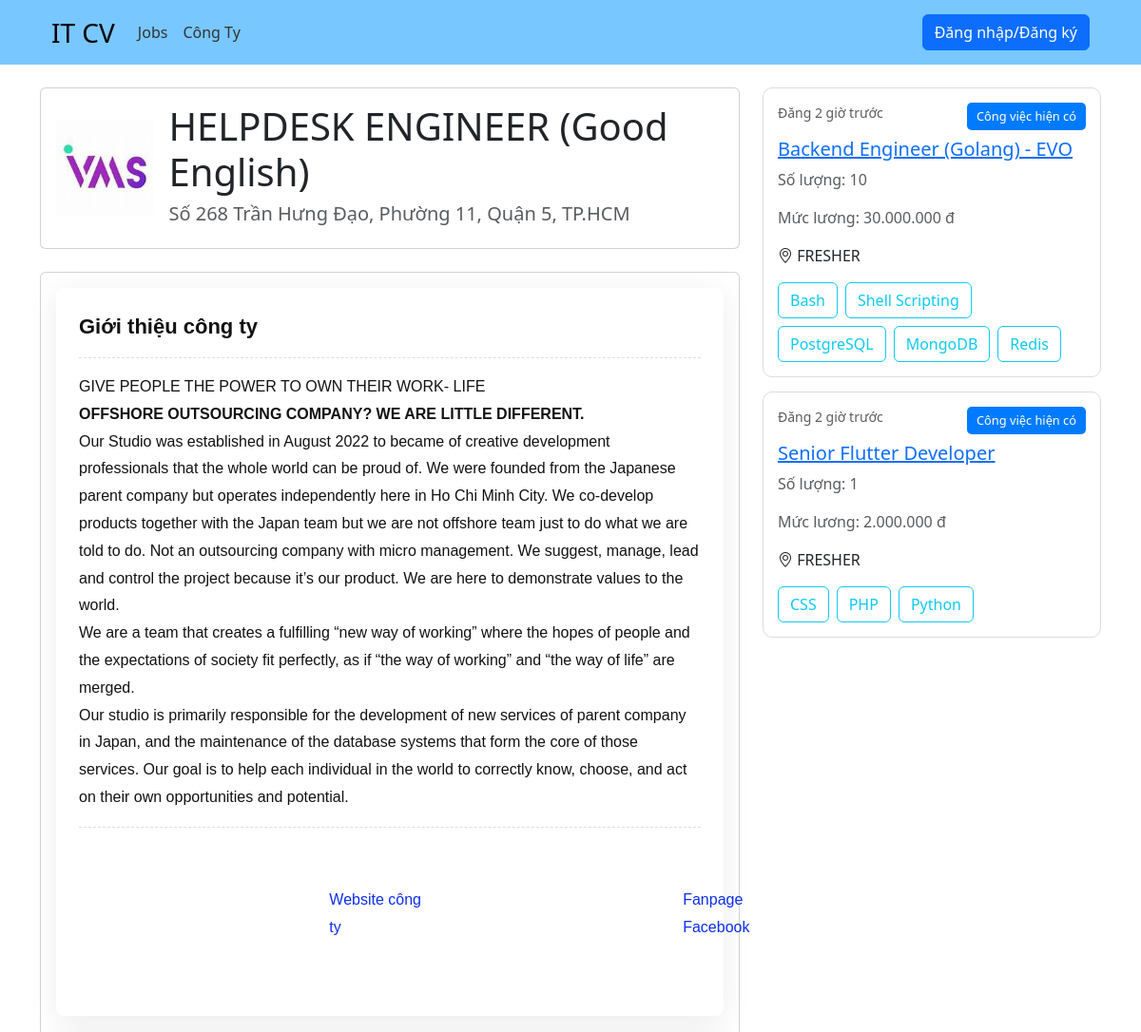
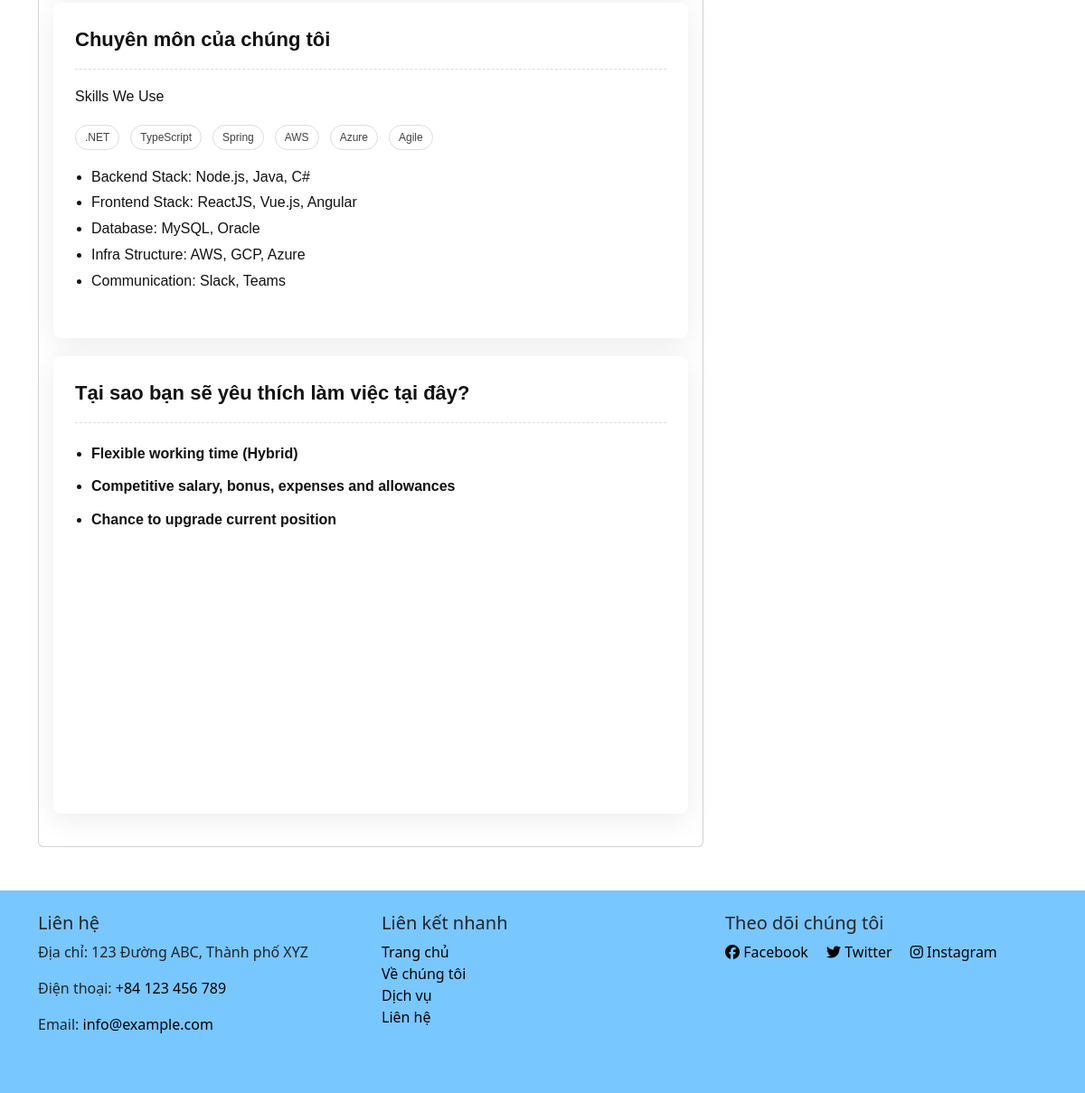
The page /company/37 on the database its author committed (2 pictures, top to bottom).
### tables this page shows
CREATE TABLE `companies` (
  `id` int NOT NULL AUTO_INCREMENT,
  `name` varchar(45) NOT NULL,
  `address` varchar(55) NOT NULL,
  `location` varchar(45) NOT NULL,
  `description` longtext NOT NULL,
  `deleted` tinyint DEFAULT '0',
  `createdAt` timestamp NULL DEFAULT CURRENT_TIMESTAMP,
  `updatedAt` timestamp NULL DEFAULT CURRENT_TIMESTAMP,
  `thumbnail` text,
  PRIMARY KEY (`id`)
);

CREATE TABLE `post_jobs` (
  `id` int NOT NULL AUTO_INCREMENT,
  `name` varchar(100) NOT NULL,
  `quantity` int NOT NULL,
  `salary` int NOT NULL,
  `level` enum('INTERN','FRESHER','JUNIOR','SENIOR') NOT NULL,
  `description` text NOT NULL,
  `startDate` datetime NOT NULL,
  `endDate` datetime NOT NULL,
  `isActive` tinyint DEFAULT '0',
  `deleted` tinyint DEFAULT '0',
  `createdAt` timestamp NULL DEFAULT CURRENT_TIMESTAMP,
  `updateAt` timestamp NULL DEFAULT CURRENT_TIMESTAMP,
  `company_id` int NOT NULL,
  `job_id` int NOT NULL,
  PRIMARY KEY (`id`),
  KEY `fk_jobs_companies_idx` (`company_id`),
  KEY `fk_post_job_jobs_idx` (`job_id`),
  CONSTRAINT `fk_jobs_companies` FOREIGN KEY (`company_id`) REFERENCES `companies` (`id`),
  CONSTRAINT `fk_post_job_jobs` FOREIGN KEY (`job_id`) REFERENCES `jobs` (`id`)
);

### App/controllers/client/CompanyController.php (called while the page is built, shortened)
<?php
class CompanyController
{
    private $company;
    public function __construct()
    {
        $this->company = new CompanyModel();
    }
    public function show($params)
    {
        $id = $params['id'] ?? '';
        $params = [
            'id' => $id,
        ];
        $company = $this->company->getCompanyById($params);
        $jobs = $this->company->getJobByCompany($params);
        loadView('client', 'companies/show', [
            'company' => $company,
            'jobs' => $jobs,
        ] );
    }
}

### public/index.php (called while the page is built, shortened)
<?php
    require "../helpers.php";
    $router = new Router();
    $uri = parse_url($_SERVER['REQUEST_URI'], PHP_URL_PATH);
    $router->route($uri);

### Framework/Auth.php (called while the page is built, shortened)
<?php
class Auth
{
    protected static $user = null;
    public static function check()
    {
        return self::$user !== null;
    }
}

### App/models/CompanyModel.php (called while the page is built, shortened)
<?php
    class CompanyModel {
        protected $db;
        public function __construct(){
            $config = require basePath('config/db.php');
            $this->db = new Database($config);
        }
        public function getCompanyById($params){
            $query = "SELECT * FROM companies WHERE id = :id";
            return $this->db->query($query, $params)->fetch();
        }
        public function getJobByCompany($params){
            $query = "SELECT j.*, GROUP_CONCAT(s.name SEPARATOR ', ') as skills_name  FROM companies c
                        JOIN post_jobs j on c.id = j.company_id
                        JOIN job_skills jk ON j.id = jk.job_id
                        JOIN skills s ON s.id = jk.skill_id
                        WHERE c.id = :id AND j.deleted = 0
                        group by j.id";
            return $this->db->query($query, $params)->fetchAll();
        }
    }

### Framework/Database.php (called while the page is built, shortened)
<?php
    class Database {
        public $conn;
        public function __construct($config){
            $dsn = "mysql:host={$config['host']};port={$config['port']};dbname={$config['dbname']}";
            $options =  [
                PDO::ATTR_ERRMODE            => PDO::ERRMODE_EXCEPTION,
                PDO::ATTR_DEFAULT_FETCH_MODE => PDO::FETCH_ASSOC,
            ];
            try {
                $this->conn = new PDO($dsn, $config['username'], $config['password'], $options);
            }
            catch (PDOException $e){
                throw new Exception("Database connection failed: {$e -> getMessage()}");
            }
        }
        public function query($query, $params = []){
            try {
                $sth = $this->conn->prepare($query);
                foreach($params as $param => $value){
                    $sth->bindValue(':'. $param, $value);
                }
                $sth->execute();
                return $sth;
            }
            catch (PDOException $e){
                throw new Exception("Database query failed: {$e -> getMessage()}");
            }
        }
    }

### App/views/client/pages/companies/show.view.php (the view)
<div class="container mt-4">
    <div class="row">
        <div class="col-md-8">
            <div class="card mb-4">
                <div class="card-body">
                    <div class="d-flex align-items-center gap-3">
                        <img src="/images/company/<?= $company['thumbnail'] ?>" style="width: 120px; aspect-ratio: 1; overflow: hidden; " alt="" class="img-fluid rounded-start object-fit-cover">
                        <div>
                            <h1 class="card-title"><?= $company['name'] ?></h1>
                            <h5 class="text-muted"><?= $company['address'] ?></h5>
                        </div>
                    </div>
                </div>
            </div>
            <div class="card">
                <div class="card-body">
                    <?= $company['description'] ?>
                </div>
            </div>
        </div>
        <div class="col-md-4">
            <div class="">
                <?php foreach($jobs as $row): ?>
                <div class="">
                    <div class="job-card">
                        <div class="d-flex justify-content-between">
                            <small class="text-muted">Đăng 2 giờ trước</small>
                            <span class="badge-new">Công việc hiện có</span>
                        </div>
                       <a href="/job/<?= $row['id'] ?>" class=""> <h5 class="mt-2"><?= $row['name'] ?></h5></a>
                        <p class="text-muted">Số lượng: <?= $row['quantity'] ?></p>
                        <p class="text-muted">Mức lương: <?= formatSalary($row['salary']) ?></p>
                        <p><i class="bi bi-geo-alt"></i> <?= $row['level'] ?></p>
                        <div class="job-tags d-flex flex-wrap gap-2">
                            <?php foreach($row['skills_name'] as $skill): ?>
                                <button type="button" style="cursor: default;" class="btn btn-outline-info"><?= $skill ?></button>
                            <?php endforeach; ?>
                        </div>
                    </div>
                </div>
                <?php endforeach;?>
            </div>
        </div>
    </div>
</div>

### Framework/Router.php (shortened to what this page needs)
<?php
class Router
{
    protected $routes = [];
    public function registerRoute($method, $uri, $action, $middleware = ['global'])
    {
        list($controller, $controllerMethod) = explode('@', $action);
        $this->routes[] = [
            'method' => $method,
            'uri' => $uri,
            'controller' => $controller,
            'controllerMethod' => $controllerMethod,
            'middleware' => $middleware,
        ];
    }
    public function route($uri)
    {
        $requestMethod = $_SERVER['REQUEST_METHOD'];
        foreach ($this->routes as $route) {
            $uriSegments = explode('/', trim($uri, '/'));
            $routeSegments = explode('/', trim($route['uri'], '/'));
            if ((count($uriSegments) === count($routeSegments)) && (strtoupper($route['method']) === $requestMethod)) {
                $params = [];
                $match = true;
                for ($i = 0; $i < count($uriSegments); $i++) {
                    if ($routeSegments[$i] !== $uriSegments[$i] && !preg_match('/\{(.+?)\}/', $routeSegments[$i])) {
                        $match = false;
                        break;
                    }
                    if (preg_match('/\{(.+?)\}/', $routeSegments[$i], $matches)) {
                        $params[$matches[1]] = $uriSegments[$i];
                    }
                }
                if ($match) {
                    $controllerMethod = $route['controllerMethod'];
                    $controllerInstance = new $controller();
                    $controllerInstance->$controllerMethod($params);
                    return;
                }
            }
        }
    }
}

### helpers.php (shortened to what this page needs)
<?php
function basePath($path = '')
{
    return __DIR__ . '/' . $path;
}
function loadView($folder, $name , $data = [])
{
    $viewPath =  basePath("App/views/{$folder}/default.view.php");
    if (file_exists($viewPath)) {
        require $viewPath;
    } else {
        echo "View not found: {$name}";
    }
}
function loadViewFolder($folder, $page, $data = [])
{
    $viewPath =  basePath("App/views/{$folder}/pages/{$page}.view.php");
    if (file_exists($viewPath)) {
        extract($data);
        require $viewPath;
    } else {
        echo "View not found: {$page}";
    }
}
function loadPartial($folder, $name, $data = [])
{
    $partialPath =  basePath("App/views/{$folder}/partials/{$name}.php");
    if (file_exists($partialPath)) {
        require $partialPath;
    } else {
        echo "Partial not found: {$name}";
    }
}
function formatSalary($salary)
{
    return number_format(floatval($salary), 0, ',', '.') . ' đ';
}

### App/views/client/default.view.php (shortened to what this page needs)
<!DOCTYPE html>
<html lang="en">
<head>
    <link rel="stylesheet" href="https://cdnjs.cloudflare.com/ajax/libs/font-awesome/6.7.2/css/all.min.css" />
    <link rel="stylesheet" href="https://cdn.jsdelivr.net/npm/bootstrap-icons@1.7.2/font/bootstrap-icons.css">
    <link href="https://cdn.jsdelivr.net/npm/bootstrap@5.3.3/dist/css/bootstrap.min.css" rel="stylesheet">
    <link href="/css/style.css" rel="stylesheet"/>
</head>
<body>
    <?= loadPartial($folder ,'head') ?>
    <?php loadViewFolder($folder ,$name, $data) ?>
    <?= loadPartial($folder ,'footer') ?>
</body>
</html>

### App/views/client/partials/head.php (shortened to what this page needs)
<header style="background-color:rgb(120, 199, 255);">
    <div class="container-xl">
        <nav class="navbar navbar-expand-lg">
            <div class="container-fluid d-flex justify-content-between align-items-center">
                <a class="navbar-brand fs-3" href="/">IT CV</a>
                <div class="collapse navbar-collapse" id="navbarScroll">
                    <ul class="navbar-nav me-auto my-2 my-lg-0 navbar-nav-scroll" style="--bs-scroll-height: 100px;">
                        <li class="nav-item" style="margin-bottom: 0px">
                            <a class="nav-link" href="/jobs">Jobs</a>
                        </li>
                        <li class="nav-item" style="margin-bottom: 0px">
                            <a class="nav-link" href="/companies">Công Ty</a>
                        </li>
                    </ul>
                </div>
                <?php
                if (Auth::check()) {
                    $user = Auth::user();
                ?>
                    <div class="dropdown">
                        <button class="btn bbtn-primary dropdown-toggle" type="button" data-bs-toggle="dropdown" aria-expanded="false">
                            Hi <?= $user['name']; ?>
                        </button>
                        <ul class="dropdown-menu">
                            <?php if ($user['role_name'] === 'Admin'){ ?>
                                <li><a href="/admin-panel/dashboard" class="dropdown-item">Quản trị</a></li>
                            <?php } else if($user['role_name'] === 'HR'){ ?>
                                <li><a href="/admin-panel/resumes" class="dropdown-item">Quản lý CV</a></li>
                            <?php } ?>
                            <li><a class="dropdown-item" href="/profile">Profile</a></li>
                            <form action="/auth/logout" method="POST">
                                <li><button class="dropdown-item">Đăng xuất</button></li>
                            </form>
                        </ul>
                    </div>
                <?php } else { ?>
                    <a class="btn btn-primary" href="/auth/login">Đăng nhập/Đăng ký</a>
                <?php } ?>
            </div>
        </nav>
    </div>
</header>

### App/views/client/partials/footer.php
<footer style="background-color: rgb(120, 199, 255);" class="mt-5">
    <div class="container py-4">
        <div class="row">
            <div class="col-md-4 mb-4">
                <h5>Liên hệ</h5>
                <p>Địa chỉ: 123 Đường ABC, Thành phố XYZ</p>
                <p>Điện thoại: <a href="tel:+84123456789" class="text-decoration-none text-black">+84 123 456 789</a></p>
                <p>Email: <a href="mailto:info@example.com" class="text-decoration-none text-black">info@example.com</a></p>
            </div>
            <div class="col-md-4 mb-4">
                <h5>Liên kết nhanh</h5>
                <ul class="list-unstyled">
                    <li><a href="#" class="text-decoration-none text-black">Trang chủ</a></li>
                    <li><a href="#" class="text-decoration-none text-black">Về chúng tôi</a></li>
                    <li><a href="#" class="text-decoration-none text-black">Dịch vụ</a></li>
                    <li><a href="#" class="text-decoration-none text-black">Liên hệ</a></li>
                </ul>
            </div>
            <div class="col-md-4 mb-4">
                <h5>Theo dõi chúng tôi</h5>
                <a href="#" class="text-decoration-none text-black me-3">
                    <i class="fa-brands fa-facebook"></i> Facebook
                </a>
                <a href="#" class="text-decoration-none text-black me-3">
                    <i class="fa-brands fa-twitter"></i> Twitter
                </a>
                <a href="#" class="text-decoration-none text-black">
                    <i class="fa-brands fa-instagram"></i> Instagram
                </a>
            </div>
        </div>
    </div>
</footer>

### public/css/style.css (style rules this page uses)
.badge-new { background-color: #007bff; color: white; font-size: 0.8rem; padding: 5px 10px; border-radius: 5px; }
.job-card { border: 1px solid #ddd; border-radius: 10px; padding: 15px; margin-bottom: 15px; background: #fff; }
.nav-item { margin-bottom: 15px; }
.nav-link { color: #333; display: flex; align-items: center; padding: 10px; border-radius: 8px; text-decoration: none; }

### rows shown on the page
companies: thumbnail (picture), name "HELPDESK ENGINEER (Good English)", address "Số 268 Trần Hưng Đạo, Phường 11, Quận 5, TP.HCM", description "Giới thiệu công ty GIVE PEOPLE THE POWER TO OWN THEIR WORK- LIFE OFFSHORE OUTSOURCING COMPANY? WE ARE LITTLE DIFFERENT. Our Studio was established in August 2022 to became of creative development professionals that the whole world can be proud of. We were founded from the Japanese parent company but operates independently here in Ho Chi Minh City. We co-develop products together with the Japan team but we are not offshore team just to do what we are told to do. Not an outsourcing company with micro management. We suggest, manage, lead and control the project because it’s our product. We are here to demonstrate values to the world. We are a team that creates a fulfilling “new way of working”…"
post_jobs: name "Backend Engineer (Golang) - EVO", quantity "10", salary "30.000.000 đ", level "FRESHER", skill "Bash", skill "Shell Scripting", skill "PostgreSQL", skill "MongoDB", skill "Redis"
post_jobs: name "Senior Flutter Developer", quantity "1", salary "2.000.000 đ", level "FRESHER", skill "CSS", skill "PHP", skill "Python"
